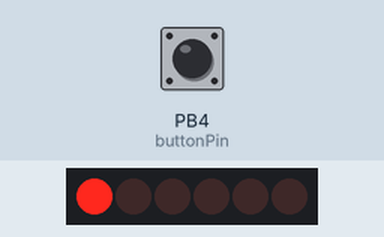
Recording of a sketch running on a simulated ATtiny85, built with avr-gcc and run on an emulated ATtiny85. Shown: 6×1 LED matrix. Wiring (inferred from the names in the program): charlieplexed LEDs: lines PB0, PB1, PB2. The inputs (shaded band) are chosen by the test bench; at power-on: PB4 (buttonPin) HIGH.

Above: at 0.11 s.
At 0.48 s:
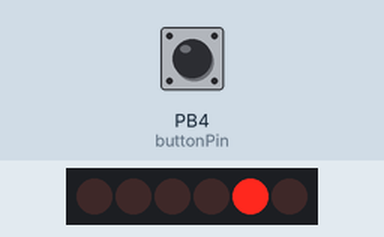
At 0.84 s:
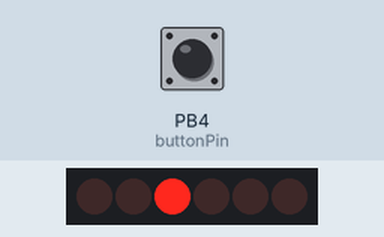

The sketch:

attiny_led_demo.ino
```cpp
/*
  Star Shape ATtiny85 LED Badge Demo - 5 LED Version

  This example uses 5 LEDs with charlieplexing on:
  - PB0
  - PB1
  - PB2

  Push button:
  - PB4

  LED mapping assumed in this example:
  - LED1: PB0 -> PB1
  - LED2: PB1 -> PB0
  - LED3: PB0 -> PB2
  - LED4: PB2 -> PB0
  - LED5: PB1 -> PB2
*/

const int buttonPin = 4;   // PB4

const int pinA = 0;        // PB0
const int pinB = 1;        // PB1
const int pinC = 2;        // PB2

int mode = 0;
bool lastButtonState = HIGH;
unsigned long lastDebounceTime = 0;
const unsigned long debounceDelay = 50;

// --- Helper functions ---

void allPinsHiZ() {
  pinMode(pinA, INPUT);
  pinMode(pinB, INPUT);
  pinMode(pinC, INPUT);

  digitalWrite(pinA, LOW);
  digitalWrite(pinB, LOW);
  digitalWrite(pinC, LOW);
}

void driveLed(int anodePin, int cathodePin) {
  allPinsHiZ();

  pinMode(anodePin, OUTPUT);
  pinMode(cathodePin, OUTPUT);

  digitalWrite(anodePin, HIGH);
  digitalWrite(cathodePin, LOW);
}

void ledOff() {
  allPinsHiZ();
}

// LED map
void lightLED1() { driveLed(pinA, pinB); } // PB0 -> PB1
void lightLED2() { driveLed(pinB, pinA); } // PB1 -> PB0
void lightLED3() { driveLed(pinA, pinC); } // PB0 -> PB2
void lightLED4() { driveLed(pinC, pinA); } // PB2 -> PB0
void lightLED5() { driveLed(pinB, pinC); } // PB1 -> PB2

void showLed(int ledNumber, int durationMs) {
  unsigned long startTime = millis();

  while (millis() - startTime < (unsigned long)durationMs) {
    switch (ledNumber) {
      case 1: lightLED1(); break;
      case 2: lightLED2(); break;
      case 3: lightLED3(); break;
      case 4: lightLED4(); break;
      case 5: lightLED5(); break;
      default: ledOff(); break;
    }
    delay(2);  // refresh for visible brightness
  }

  ledOff();
}

// --- Button handling ---

void handleButton() {
  bool reading = digitalRead(buttonPin);

  if (reading != lastButtonState) {
    lastDebounceTime = millis();
  }

  if ((millis() - lastDebounceTime) > debounceDelay) {
    if (reading == LOW && lastButtonState == HIGH) {
      mode++;
      if (mode > 3) {
        mode = 0;
      }
    }
  }

  lastButtonState = reading;
}

// --- Animation modes ---

void sequentialBlink() {
  showLed(1, 120);
  showLed(2, 120);
  showLed(3, 120);
  showLed(4, 120);
  showLed(5, 120);
}

void alternatingBlink() {
  // Group A
  showLed(1, 80);
  showLed(3, 80);
  showLed(5, 80);

  delay(80);

  // Group B
  showLed(2, 80);
  showLed(4, 80);

  delay(80);
}

void allFlash() {
  unsigned long startTime = millis();

  while (millis() - startTime < 250UL) {
    lightLED1(); delay(2);
    lightLED2(); delay(2);
    lightLED3(); delay(2);
    lightLED4(); delay(2);
    lightLED5(); delay(2);
  }

  ledOff();
  delay(180);
}

void rotatingPattern() {
  showLed(1, 70);
  showLed(2, 70);
  showLed(3, 70);
  showLed(4, 70);
  showLed(5, 70);
}

// --- Main program ---

void setup() {
  pinMode(buttonPin, INPUT_PULLUP);
  ledOff();
}

void loop() {
  handleButton();

  switch (mode) {
    case 0:
      sequentialBlink();
      break;
    case 1:
      alternatingBlink();
      break;
    case 2:
      allFlash();
      break;
    case 3:
      rotatingPattern();
      break;
    default:
      mode = 0;
      break;
  }
}
```

Measured:
- by itself, everything shown: repeats every 0.60 s, in 5 steps
